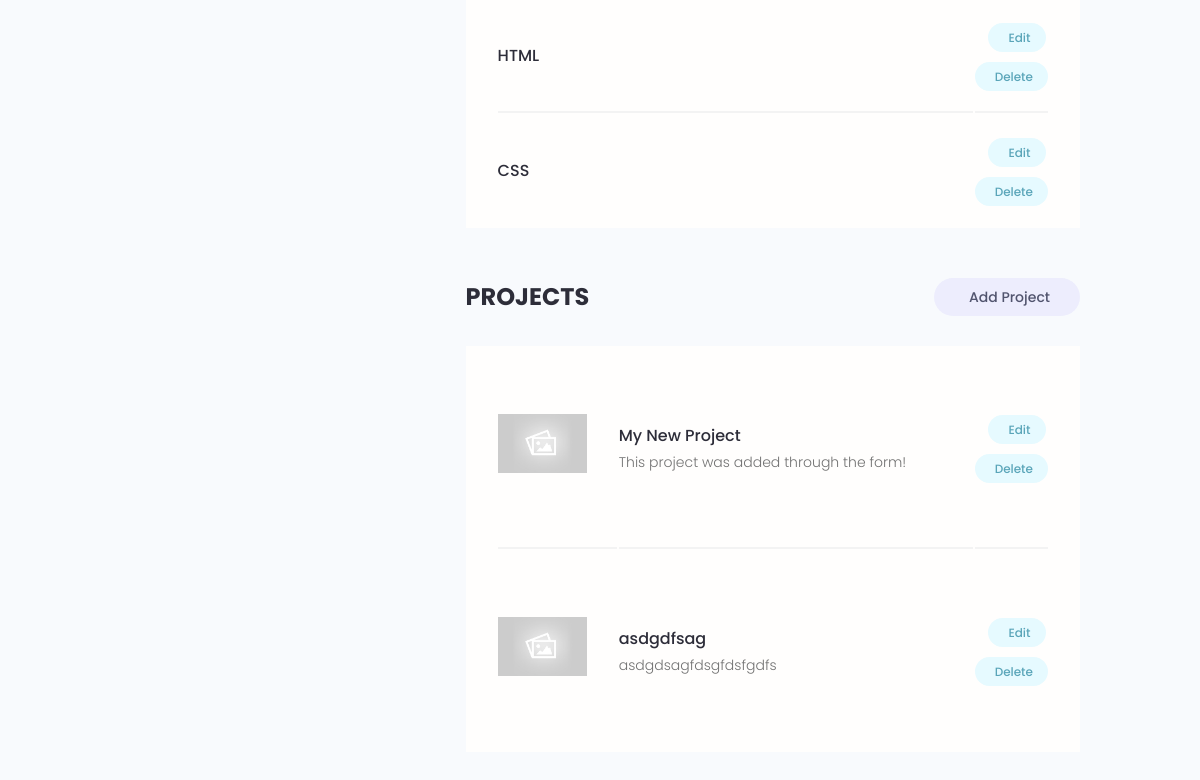
Before: /account/ (signed in, lower part) with the older database file.
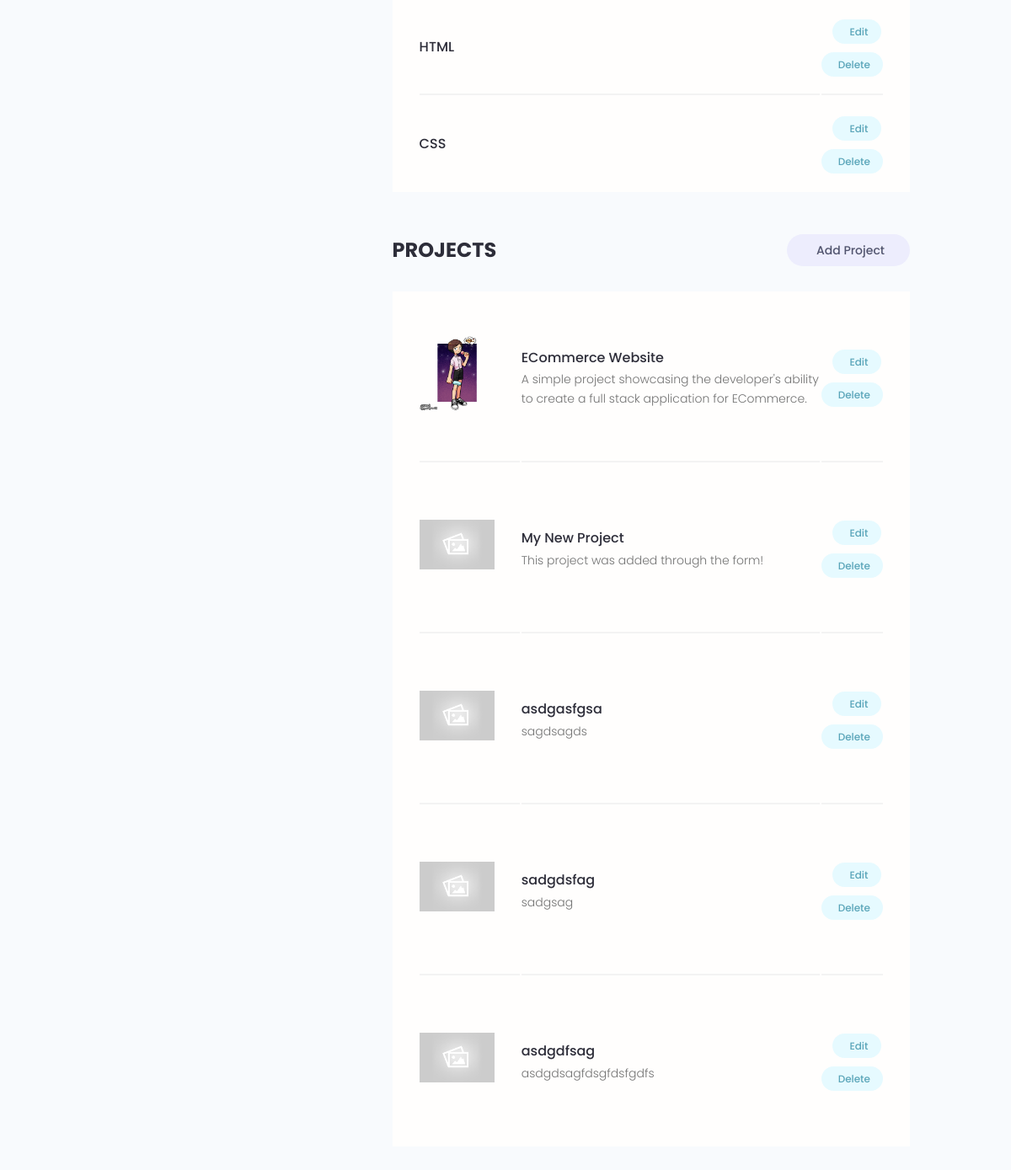
After: the same page with the newer database file.
### users/models.py (models this page shows, shortened)
class Skill(models.Model):
    owner = models.ForeignKey(Profile, on_delete=models.CASCADE, null=True, blank=True)
    name = models.CharField(max_length=200, null=True, blank=True)
    description = models.TextField(null=True, blank=True)
    created = models.DateTimeField(auto_now_add=True)
    id = models.UUIDField(default=uuid.uuid4, unique=True, primary_key=True, editable=False)

### projects/models.py (models this page shows, shortened)
class Project(models.Model):
    owner = models.ForeignKey(Profile, null=True, blank=True, on_delete=models.SET_NULL)
    title = models.CharField(max_length=200)
    description = models.TextField(null=True, blank=True)
    featured_image = models.ImageField(null=True, blank=True, default="default.jpg")
    demo_link = models.CharField(max_length=2000, null=True, blank=True)
    source_link = models.CharField(max_length=2000, null=True, blank=True)
    tags = models.ManyToManyField('Tag', blank=True)
    vote_total = models.IntegerField(default=0, null=True, blank=True)
    vote_ratio = models.IntegerField(default=0, null=True, blank=True)
    created = models.DateTimeField(auto_now_add=True)
    id = models.UUIDField(default=uuid.uuid4, unique=True, primary_key=True, editable=False)

### users/views.py (the view)
# urls.py: path('account/', views.userAccount, name="account"),
@login_required(login_url='login')
def userAccount(request):
    profile = request.user.profile
    skills = profile.skill_set.all() # This excludes the skills that don't have a description
    projects = profile.project_set.all()
    context = {'profile':profile, 'skills':skills, 'projects':projects}
    return render(request, 'users/account.html', context)

### users/templates/users/account.html (shortened to what this page needs)
{% extends 'main.html' %}
{% block content %}
  <main class="settingsPage profile my-md">
    <div class="container">
      <div class="layout">
        <div class="column column--1of3">
        </div>
        <div class="column column--2of3">
          <table class="settings__table">
            {% for skill in skills %}
              <tr>
                <td class="settings__tableInfo">
                  <h4>{{ skill.name }}</h4>
                </td>
                <td class="settings__tableActions">
                  <a class="tag tag--pill tag--main settings__btn" href="{% url 'update-skill' skill.id %}">Edit</a>
                  <a class="tag tag--pill tag--main settings__btn" href="{% url 'delete-skill' skill.id %}?next=/account">
                    Delete</a>
                </td>
              </tr>
            {% endfor %}
          </table>
          <div class="settings">
            <h3 class="settings__title">Projects</h3>
            <a class="tag tag--pill tag--sub settings__btn tag--lg" href="{% url 'create-project' %}"> Add Project</a>
          </div>
          <table class="settings__table">
            {% for project in projects %}
            <tr>
              <td class="settings__thumbnail">
                <a href="{% url 'project' project.id %}"><img src="{{ project.featured_image.url }}" alt="Project Thumbnail" /></a>
              </td>
              <td class="settings__tableInfo">
                <a href="{% url 'project' project.id %}">{{ project.title }}</a>
                <p>
                  {{ project.description|slice:"150" }}
                </p>
              </td>
              <td class="settings__tableActions">
                <a class="tag tag--pill tag--main settings__btn" href="{% url 'update-project' project.id %}"> Edit</a>
                <a class="tag tag--pill tag--main settings__btn" href="{% url 'delete-project' project.id %}?next=/account">
                  Delete</a>
              </td>
            </tr>
            {% endfor %}
          </table>
        </div>
      </div>
    </div>
  </main>
{% endblock content %}

Changed rows visible on the page:
now on this page (row edited): Project: featured_image (picture), title "ECommerce Website", description "A simple project showcasing the developer's ability to create a full stack application for ECommerce."
now on this page (row edited): Project: featured_image (placeholder picture), title "asdgasfgsa", description "sagdsagds"
now on this page (row edited): Project: featured_image (placeholder picture), title "sadgdsfag", description "sadgsag"
